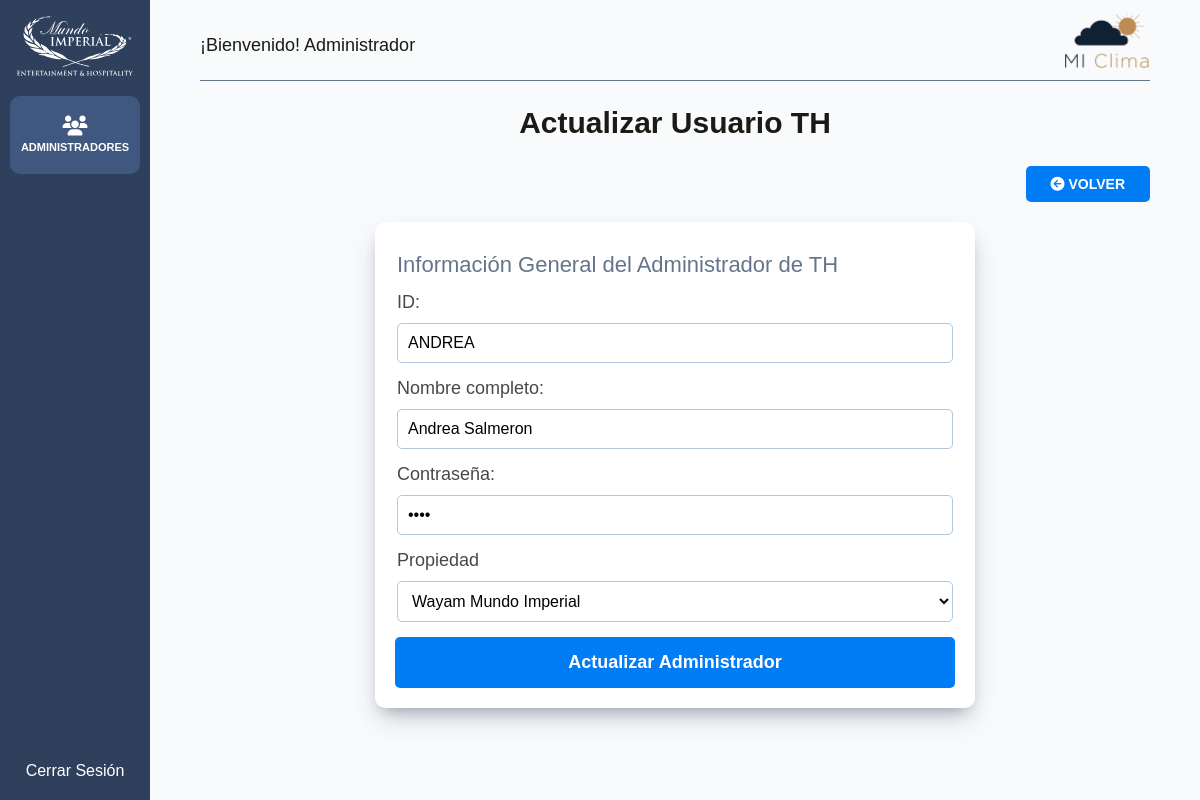
The page /admin/administradores-actualizar?id=ANDREA (signed in) on the database its author committed.
### tables this page shows
CREATE TABLE IF NOT EXISTS `administrador` (
  `id` VARCHAR(45) NOT NULL,
  `nombreAnfitrion` VARCHAR(65) NOT NULL,
  `contraseña` VARCHAR(45) NOT NULL,
  `propiedades_id` INT NOT NULL,
  PRIMARY KEY (`id`),
  INDEX `fk_administrador_propiedades1_idx` (`propiedades_id` ASC) VISIBLE,
  CONSTRAINT `fk_administrador_propiedades1`
    FOREIGN KEY (`propiedades_id`)
    REFERENCES `propiedades` (`id`)
    ON DELETE NO ACTION
    ON UPDATE NO ACTION);

CREATE TABLE IF NOT EXISTS `propiedades` (
  `id` INT NOT NULL AUTO_INCREMENT,
  `nombrePropiedad` VARCHAR(95) NOT NULL,
  PRIMARY KEY (`id`));

### controllers/AdminController.php (called while the page is built, shortened)
<?php
class AdminController {
    public static function actualizarAdministradores (Router $router) {
        $alertas = [];
        $id = $_GET['id'];
        $id = s($id);
        $administrador = Admin::find($id);
        $propiedades = Propiedades::all();
        $router->render('admin/administradores/actualizar', [
            'administrador' => $administrador,
            'propiedades' => $propiedades,
            'alertas' => $alertas
        ]);
    }
}

### public/index.php (called while the page is built, shortened)
<?php
$router = new Router();
$router->get('/login', [LoginController::class, 'login']);
$router->post('/login', [LoginController::class, 'login']);
$router->post('/logout', [LoginController::class, 'logout']);
$router->get('/', [PaginasController::class, 'index']);
$router->get('/encuesta', [PaginasController::class, 'responder']);
$router->post('/encuesta', [PaginasController::class, 'responder']);
$router->get('/encuesta/api', [APIController::class, 'departamentos']);
$router->get('/404', [PaginasController::class, 'error']);
$router->get('/respuestas-enviadas', [PaginasController::class, 'volver']);
$router->get('/admin/dashboard', [AdminController::class, 'index']);
$router->get('/admin/areas', [AdminController::class, 'areas']);
$router->get('/admin/areas-crear', [AdminController::class, 'crearArea']);
$router->post('/admin/areas-crear', [AdminController::class, 'crearArea']);
$router->get('/admin/areas-actualizar', [AdminController::class, 'actualizarArea']);
$router->post('/admin/areas-actualizar', [AdminController::class, 'actualizarArea']);
$router->post('/admin/areas-eliminar', [AdminController::class, 'eliminarArea']);
$router->get('/admin/progreso', [AdminController::class, 'progreso']);
$router->get('/admin/resultados', [AdminController::class, 'resultados']);
$router->post('/admin/resultados', [AdminController::class, 'resultados']);
$router->get('/resultados/api', [APIController::class, 'filtro']);
$router->get('/admin/administradores', [AdminController::class, 'administradores']);
$router->get('/admin/administradores-crear', [AdminController::class, 'crearAdministradores']);
$router->post('/admin/administradores-crear', [AdminController::class, 'crearAdministradores']);
$router->get('/admin/administradores-actualizar', [AdminController::class, 'actualizAradministradores']);
$router->post('/admin/administradores-actualizar', [AdminController::class, 'actualizAradministradores']);
$router->post('/admin/administradores-eliminar', [AdminController::class, 'eliminarAdministradores']);
$router->comprobarRutas();

### includes/funciones.php (called while the page is built, shortened)
<?php
function s($html) : string {
    $s = htmlspecialchars($html);
    return $s;
}

### models/ActiveRecord.php (called while the page is built, shortened)
<?php
class ActiveRecord {
    protected static $db;
    protected static $tabla = '';
    public static function setDB($database) {
        self::$db = $database;
    }
    public static function consultarSQL($query) {
        $resultado = self::$db->query($query);
        $array = [];
        while($registro = $resultado->fetch_assoc()) {
            $array[] = static::crearObjeto($registro);
        }
        return $array;
    }
    protected static function crearObjeto($registro) {
        $objeto = new static;
        foreach($registro as $key => $value ) {
            if(property_exists( $objeto, $key  )) {
                $objeto->$key = $value;
            }
        }
        return $objeto;
    }
    public static function all($columna = '', $valor = '', $orden = 'id ASC', $limite = '') {
        $query = "SELECT * FROM " . static::$tabla;
        $query .= " ORDER BY $orden";
        $resultado = self::consultarSQL($query);
        return $resultado;
    }
    public static function find($id) {
        $query = "SELECT * FROM " . static::$tabla  ." WHERE id = '$id'";
        $resultado = self::consultarSQL($query);
        return array_shift( $resultado ) ;
    }
}

### views/admin/administradores/formulario.php (the view, shortened to what this page needs)
<fieldset class="formulario__fieldset">
    <legend class="formulario__legend">Información General del Administrador de TH</legend>
    <div class="formulario__campo">
        <label class="formulario__label" for="id">ID:</label>
        <input class="formulario__input" type="text" id="id" name="id" placeholder="ID Administrador" value="<?php echo s($administrador->id); ?>">
    </div>
    <div class="formulario__campo">
        <label class="formulario__label" for="nombreAnfitrion">Nombre completo:</label>
        <input class="formulario__input" type="text" id="nombreAnfitrion" name="nombreAnfitrion" placeholder="Nombre Administrador" value="<?php echo s($administrador->nombreAnfitrion); ?>">
    </div>
    <div class="formulario__campo">
        <label class="formulario__label" for="contraseña">Contraseña:</label>
        <input class="formulario__input" type="password" id="contraseña" name="contraseña" placeholder="Contraseña" value="<?php echo s($administrador->contraseña); ?>">
    </div>
    <div class="formulario__campo">
        <label for="propiedad" class="formulario__label">Propiedad</label>
        <select name="propiedades_id" id="propiedad" class="formulario__select">
        <?php foreach($propiedades as $propiedad) { ?>
            <option
            <?php echo $administrador->propiedades_id === $propiedad->id ? 'selected' : '' ?>
            value="<?php echo s($propiedad->id); ?>">
            <?php echo s($propiedad->nombrePropiedad); ?>
        <?php  } ?>
        </select>
    </div>
</fieldset>

### public/build/css/app.css (style rules this page uses)
.dashboard { height:100%;display:flex;flex-direction:column;background-color:#f8fafc }
html { line-height:1.15;-webkit-text-size-adjust:100% }
body { margin:0 }
button,input,optgroup,select,textarea { font-family:inherit;font-size:100%;line-height:1.15;margin:0 }
button,input { overflow:visible }
button,select { text-transform:none }
fieldset { padding:.35em .75em .625em }
legend { box-sizing:border-box;color:inherit;display:table;max-width:100%;padding:0;white-space:normal }
html { font-size:62.5%;box-sizing:border-box;height:100% }
body { min-height:100%;display:flex;flex-direction:column;font-family:Poppins,sans-serif;font-size:1.6rem }
*,:after,:before { box-sizing:inherit }
.formulario__fieldset { border:none;margin-top:1rem;padding:0 }
.formulario__legend { color:#64748b;font-size:2.2rem }
.formulario__campo { display:flex;flex-direction:column;gap:1rem;margin:1.5rem 0 }
.formulario__label { display:block;font-size:1.8rem;color:rgba(26,27,21,.8) }
.formulario__input,.formulario__input--sociales,.formulario__select,.formulario__select--sociales { padding:1rem;border:1px solid #b1c7dd;border-radius:.5rem;background-color:#fff }

### rows shown on the page
administrador: id "ANDREA", nombreAnfitrion "Andrea Salmeron", propiedades_id "Wayam Mundo Imperial"

### other values the page prints
$_SESSION['nombre'] "Administrador"
